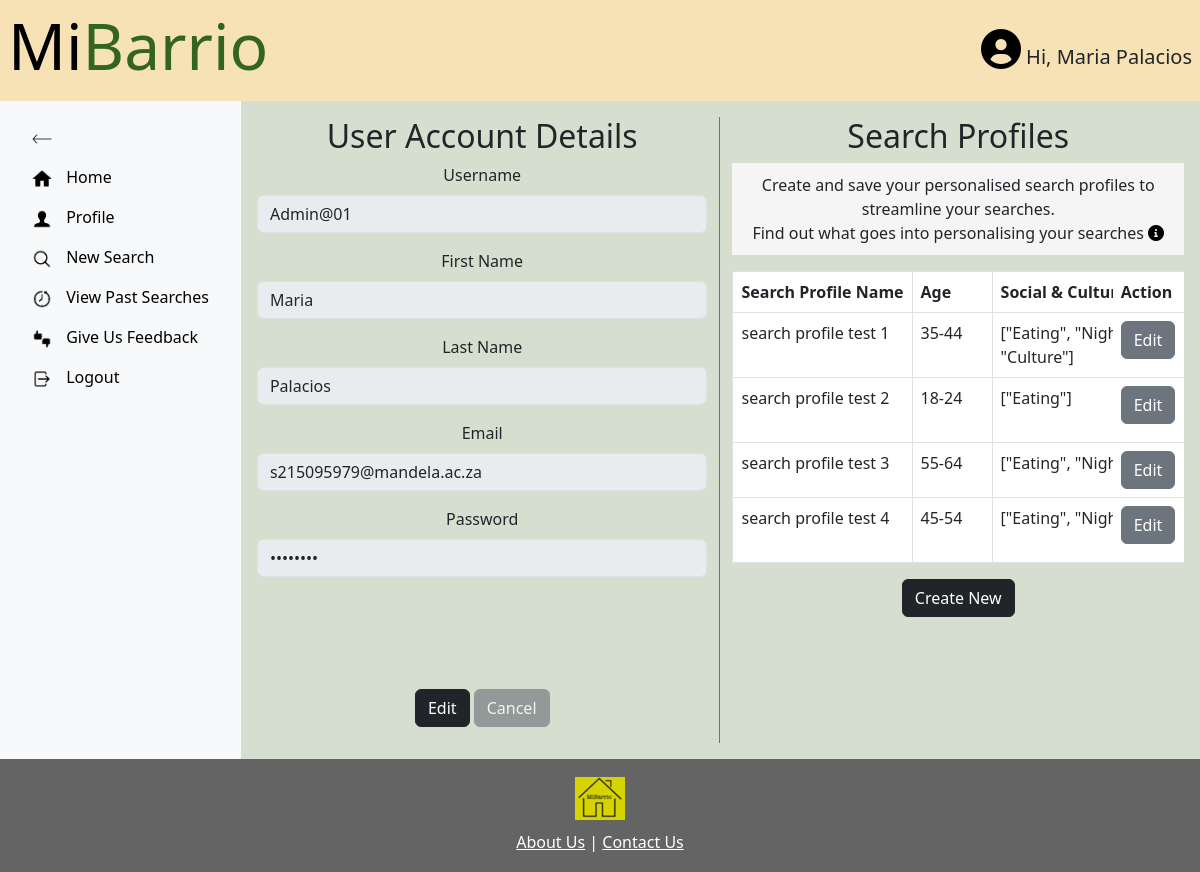
The app's page /profile (signed in), older data.
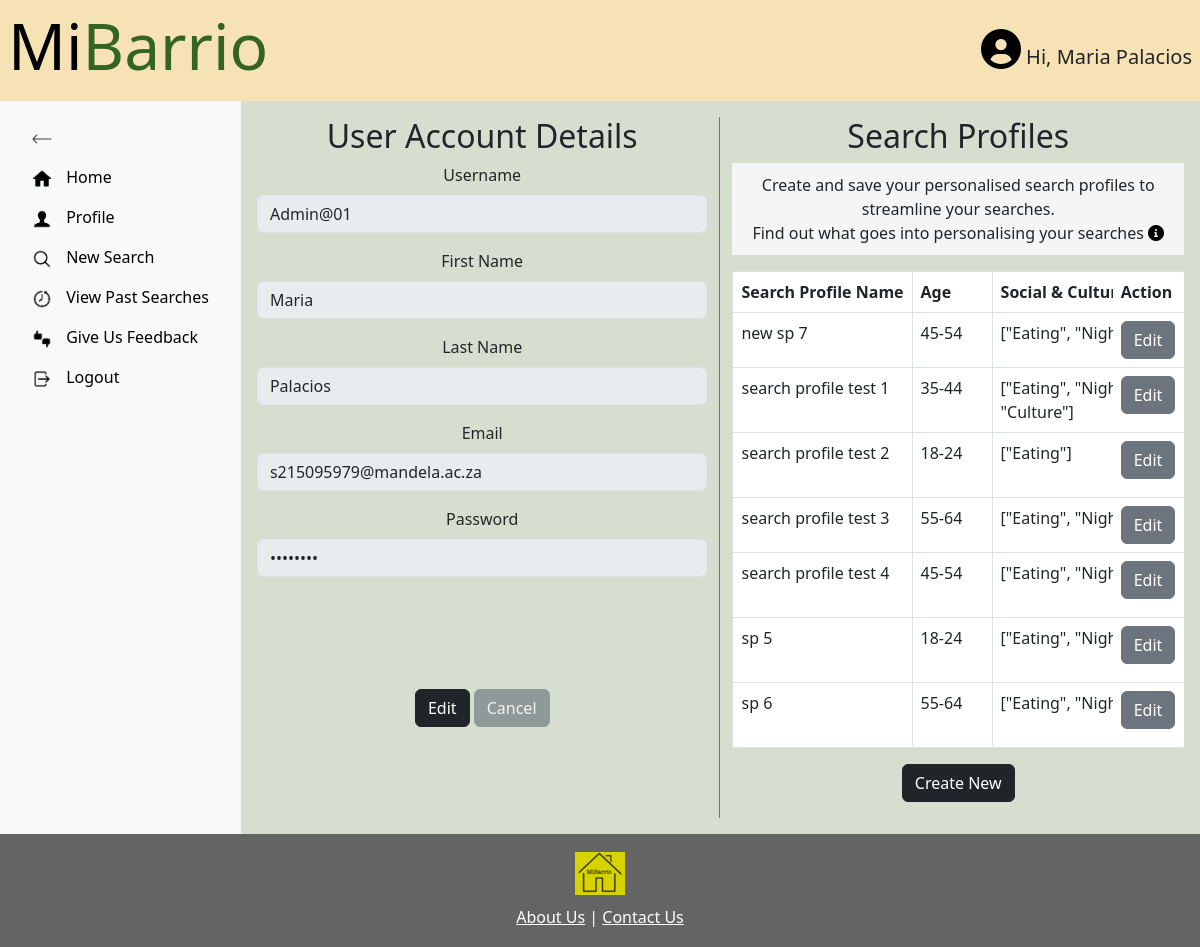
The same page, newer data.
### MiBarrioApp/models.py (models this page shows)
class CustomUser(AbstractBaseUser, PermissionsMixin):
    objects = CustomUserManager()
    userID = models.AutoField(primary_key=True)
    first_name = models.CharField(max_length=255)
    last_name = models.CharField(max_length=255)
    username = models.CharField(max_length=255, unique=True)
    password = models.CharField(max_length=255)
    email = models.EmailField(unique=True)
    is_admin = models.BooleanField(default=False)
    is_staff = models.BooleanField(default=False)
    is_superuser = models.BooleanField(default=False)
    USERNAME_FIELD = 'username'
    REQUIRED_FIELDS = ['first_name', 'last_name', 'email']

class SearchProfiles(models.Model):
    search_profileID = models.AutoField(primary_key=True)
    user = models.ForeignKey(CustomUser, on_delete=models.CASCADE)
    sp_name = models.TextField()
    age = models.TextField()
    social_cultural_tags = models.TextField()
    health_wellness_tags = models.TextField()
    leisure_recreation_tags = models.TextField()
    community_services_tags = models.TextField()
    social_cultural_levels = models.PositiveIntegerField(validators=[MinValueValidator(1), MaxValueValidator(5)], default=1)
    health_wellness_levels = models.PositiveIntegerField(validators=[MinValueValidator(1), MaxValueValidator(5)], default=1)
    leisure_recreation_levels = models.PositiveIntegerField(validators=[MinValueValidator(1), MaxValueValidator(5)], default=1)
    community_services_levels = models.PositiveIntegerField(validators=[MinValueValidator(1), MaxValueValidator(5)], default=1)
    transportation_active = models.BooleanField()
    transportation_public = models.BooleanField()
    backup_power_supply = models.BooleanField()
    backup_water_supply = models.BooleanField()
    class Meta:
        unique_together = ('user', 'sp_name',)

### MiBarrioApp/views.py (the view, shortened to what this page needs)
# urls.py: path('profile', views.profile_view, name = "profile"),
@login_required
def profile_view(request):
    user = request.user
    form_type = request.POST.get('form_type')
    user_search_profiles = SearchProfiles.objects.filter(user=request.user)
    context = {'user': user, 'search_profiles': user_search_profiles}
    return render(request, 'profile.html', context)

### MiBarrioApp/context_processors.py (called while the page is built)
def show_user_info(request):
    user_info_pages = [
        'home', 'profile', 'newSearch', 'newSearch2', 'newSearch3',
        'viewPastSearches', 'feedback'
    ]
    return {
        'show_user_info': request.resolver_match.url_name in user_info_pages
    }

### MiBarrioApp/templates/profile.html (shortened to what this page needs)
{% extends 'base.html' %}
{% load static %}
{% block content %}
<div class="d-flex">
  <div id="sidebar" class="p-3 bg-light">
    <ul class="nav flex-column">
      <li class="nav-item">
        <a id="toggleSidebar" class="nav-link" href="#">
          <img src="{% static 'icons/icons8-left-arrow-100.png' %}" alt="Reduce" height="20px">
        </a>
      </li>
      <div id="sidebarMenu" class="show">
        <li class="nav-item">
          <a class="nav-link" href="{% url 'MiBarrioApp:home' %}">
            <img src="{% static 'icons/icons8-home-96.png' %}" alt="Home" height="20px">
            <span class="nav-text"> Home</span>
          </a>
        </li>
        <li class="nav-item">
          <a class="nav-link" href="{% url 'MiBarrioApp:profile' %}">
            <img src="{% static 'icons/icons8-customer-90.png' %}" alt="Profile" height="20px">
            <span class="nav-text"> Profile</span>
          </a>
        </li>
        <li class="nav-item">
          <a class="nav-link" href="{% url 'MiBarrioApp:newSearch' %}">
            <img src="{% static 'icons/icons8-search-90.png' %}" alt="New Search" height="20px">
            <span class="nav-text"> New Search</span>
          </a>
        </li>
        <li class="nav-item">
          <a class="nav-link" href="{% url 'MiBarrioApp:viewPastSearches' %}">
            <img src="{% static 'icons/icons8-time-machine-90.png' %}" alt="View Past Searches" height="20px">
            <span class="nav-text"> View Past Searches</span>
          </a>
        </li>
        <li class="nav-item">
          <a class="nav-link" href="{% url 'MiBarrioApp:feedback' %}">
            <img src="{% static 'icons/icons8-thumbs-up-down-90.png' %}" alt="Give Us Feedback" height="20px">
            <span class="nav-text"> Give Us Feedback</span>
          </a>
        </li>
        <li class="nav-item">
          <a class="nav-link" href="{% url 'MiBarrioApp:logout' %}">
            <img src="{% static 'icons/icons8-logout-96.png' %}" alt="Logout" height="20px">
            <span class="nav-text"> Logout</span>
          </a>
        </li>
      </div>
    </ul>
  </div>
  <div class="container-fluid p-3">
    <div class="row">
      <div class="col-md-6 border-end pr-7 border-secondary">
        <h2>User Account Details</h2>
        <form id="accountDetailsForm" action="{% url 'MiBarrioApp:profile' %}" method="post">
          <div class="mb-3">
            <label for="username" class="form-label">Username</label>
            <input type="text" class="form-control" name="username" id="username" value="{{ user.username }}" disabled>
          </div>
          <div class="mb-3">
            <label for="firstname" class="form-label">First Name</label>
            <input type="text" class="form-control" name="firstname" id="firstname" value="{{ user.first_name }}"
              disabled>
          </div>
          <div class="mb-3">
            <label for="lastname" class="form-label">Last Name</label>
            <input type="text" class="form-control" name="lastname" id="lastname" value="{{ user.last_name }}" disabled>
          </div>
          <div class="mb-3">
            <label for="email" class="form-label">Email</label>
            <input type="email" class="form-control" name="email" id="email" value="{{ user.email }}" disabled>
          </div>
          <div class="mb-3">
            <label for="password" class="form-label">Password</label>
            <input type="password" class="form-control" name="password" id="password" value="********" disabled>
          </div>
          <br>
          <br>
          <br>
          <br>
          <div class="mb-3">
            <button type="button" class="btn btn-dark" id="editSaveBtn">Edit</button>
            <button type="button" class="btn btn-secondary disabled" id="cancelBtn">Cancel</button>
          </div>
        </form>
      </div>
      <div class="col-md-6 pl-5">
        <h2>Search Profiles</h2>
        <p style="background-color: #f5f5f5; padding: 10px;">
          Create and save your personalised search profiles to streamline your searches.
          <br>
          Find out what goes into personalising your searches
          <a href="#" tabindex="0" data-bs-toggle="popover" data-bs-trigger="focus" title="Personalisation Details" data-bs-html="true" data-bs-content="The personalisation considers the following main factors based on proximity & density:<ul><li>Social and cultural amenities</li><li>Health & Wellness amenities</li><li>Leisure and Recreational areas</li><li>Community and services amenities</li></ul>These factors can be further specialised by selecting specific sub-tags from each of these factors.">
            <i class="fas fa-info-circle" style="color: black;"></i>
          </a>
        </p>
        <div id="searchProfilesList">
          <div style="max-height:500px; overflow-x:auto; overflow-y:auto; max-width: 600px; ">
            <table class="table table-bordered">
              <thead>
                <tr>
                  <th>Search Profile Name</th>
                  <th style="min-width: 80px;">Age</th>
                  <th>Social & Cultural tags</th>
                  <th>Health & Wellness tags</th>
                  <th class="sticky-action-column">Action</th>
                </tr>
              </thead>
              <tbody>
                {% for sp in search_profiles %}
                <tr>
                  <td>{{ sp.sp_name }}</td>
                  <td>{{ sp.age }}</td>
                  <td>{{ sp.social_cultural_tags }}</td>
                  <td>{{ sp.health_wellness_tags }}</td>
                  <td class="sticky-action-column">
                    <button class="btn btn-secondary edit-btn" data-bs-toggle="modal" data-bs-target="#createProfileModal"
                      data-id="{{ sp.search_profileID }}" data-sp_name="{{ sp.sp_name }}" data-age="{{ sp.age }}"
                      data-social_cultural_tags="{{ sp.social_cultural_tags }}"
                      data-health_wellness_tags="{{ sp.health_wellness_tags }}"
                      data-leisure_recreation_tags="{{ sp.leisure_recreation_tags }}"
                      data-community_services_tags="{{ sp.community_services_tags }}"
                      data-social_cultural_levels="{{ sp.social_cultural_levels }}"
                      data-health_wellness_levels="{{ sp.health_wellness_levels }}"
                      data-leisure_recreation_levels="{{ sp.leisure_recreation_levels }}"
                      data-community_services_levels="{{ sp.community_services_levels }}"
                      data-transportation_active="{{ sp.transportation_active }}"
                      data-transportation_public="{{ sp.transportation_public }}"
                      data-backup_power_supply="{{ sp.backup_power_supply }}"
                      data-backup_water_supply="{{ sp.backup_water_supply }}" class="btn btn-primary edit-btn"
                      data-bs-toggle="modal" data-bs-target="#createProfileModal"
                      data-id="{{ sp.search_profileID }}">Edit</button>
                  </td>
                </tr>
                {% endfor %}
              </tbody>
            </table>
          </div>
        </div>
        <button type="button" class="btn btn-dark mb-3" data-bs-toggle="modal"
          data-bs-target="#createProfileModal">Create New</button>
      </div>
    </div>
  </div>
</div>
</div>
{% endblock %}

### MiBarrioApp/templates/base.html (shortened to what this page needs)
{% load static %}
<!DOCTYPE html>
<html lang="en">
<head>
  <link href="https://cdn.jsdelivr.net/npm/bootstrap@5.3.0/dist/css/bootstrap.min.css" rel="stylesheet"
>
  <link rel="stylesheet" type="text/css" href="{% static 'css/style.css' %}" />
  <link rel="stylesheet" href="https://unpkg.com/leaflet@1.7.1/dist/leaflet.css" />
  <link rel="stylesheet" href="https://cdnjs.cloudflare.com/ajax/libs/font-awesome/6.0.0-beta3/css/all.min.css">
  <link rel="stylesheet" href="https://cdnjs.cloudflare.com/ajax/libs/Leaflet.awesome-markers/2.0.2/leaflet.awesome-markers.css">
</head>
<body>
  <div class="wrapper">
    <div class="header">
      <h1 class="display-3">
        <a href="{% url 'MiBarrioApp:home' %}" style="text-decoration: none; color: inherit;">
          <span id="mi">Mi</span><span id="barrio">Barrio</span>
        </a>
      </h1>
      {% if user.is_authenticated and show_user_info %}
      <div class="user-info">
        <a href="{% url 'MiBarrioApp:profile' %}" style="color: black;"><i class="fas fa-user-circle fa-2x"></i></a>
        Hi, {{ user.first_name }} {{ user.last_name }}
      </div>
      {% endif %}
    </div>
    {% block content %}
    {% endblock %}
  <footer class="footer">
    <img src="{% static 'logo.png' %}" alt="Logo" class="footer-logo">
    <div class="footer-links">
      <a href="{% url 'MiBarrioApp:aboutUs' %}">About Us</a> | <a href="{% url 'MiBarrioApp:contactUs' %}">Contact
        Us</a>
    </div>
  </footer>
</body>
</html>

### MiBarrioApp/static/css/style.css (style rules this page uses)
* { margin: 0; padding: 0; box-sizing: border-box; }
html, body { height: 100%; display: flex; flex-direction: column; text-align: center; background: rgb(214,223,207); }
.header { height: min-content; background: rgb(246,226, 181); text-align: left; padding-left: 17px ; padding: 0.5em; display: flex; justify-content: space-between; align-items: center; }
.user-info { font-size: 20px; }
.table th, .table td { text-align: left; }
.wrapper { flex: 1 0 auto; background: rgb(214,223,207); }
.footer { flex-shrink: 0; text-align: center; background: rgb(100,100,100); padding: 1.5%; }
.footer-links { margin-top: 10px; color: white; }
.footer-links a { color: inherit; }
.footer-logo { width: auto; height: auto; display: block; margin: 0 auto; }
.nav-item { flex-grow: 1; text-align: left; min-width: 0; }
.nav-item a { white-space: nowrap; color: black; }
.d-flex { display: flex; flex-grow: 1; flex-direction: row; }
.nav-link img { margin-right: 10px; vertical-align: middle; transition: margin 0.3s; }
.sticky-action-column { position: sticky; right: 0; background-color: #fff; z-index: 1; }
table thead th { white-space: nowrap; background-color: rgb(234, 236, 239); }
#sidebar, #content { flex-grow: 1; flex-shrink: 0; }
#mi { color: black; }
#barrio { color: rgb(51, 100, 34); }
#sidebar { transition: width 0.5s; overflow: hidden; white-space: nowrap; }

Row changes from the older to the newer data that the page shows:
added SearchProfiles: sp_name "new sp 7", age "45-54", social_cultural_tags "[\"Eating\", \"Nightlife\"]"
added SearchProfiles: sp_name "sp 5", age "18-24", social_cultural_tags "[\"Eating\", \"Nightlife\"]"
added SearchProfiles: sp_name "sp 6", age "55-64", social_cultural_tags "[\"Eating\", \"Nightlife\"]"
